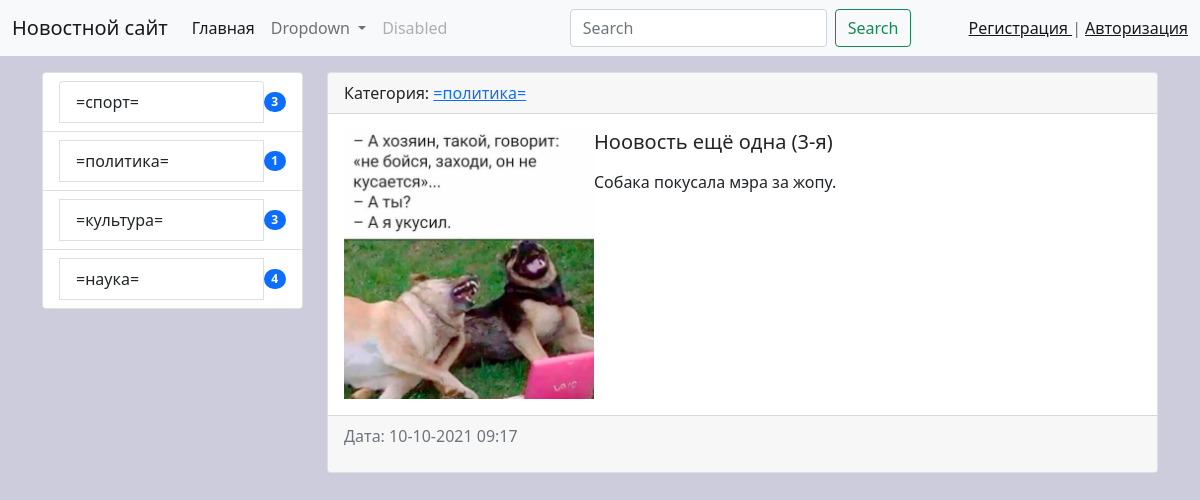
/news/3/, run on the app's committed database.
### news/models.py (models this page shows, shortened)
class Category(models.Model):
    title = models.CharField(max_length=150, db_index=True,verbose_name='Наименование категории')
    def get_absolute_url(self):
        return reverse('category', kwargs={'category_id': self.pk})
    class Meta:
        verbose_name = 'категория'
        verbose_name_plural = 'категории'
        ordering = ['title']

class News(models.Model):
    title = models.CharField('Заголовок', max_length=150)
    content = models.TextField('контент', blank=True)
    created_at = models.DateTimeField('Дата создания', auto_now_add=True)
    updated_at = models.DateTimeField('Дата изменения', auto_now=True)
    photo = models.ImageField('фото', upload_to='photos/%Y/%m/%d', blank=True)
    is_published = models.BooleanField('опубликовать', default=True)
    category = models.ForeignKey('Category', on_delete=models.PROTECT, null=True, verbose_name='Категория')
    views = models.IntegerField(default=0, verbose_name='Просмотры')
    class Meta:
        verbose_name = "Новость"
        verbose_name_plural = "Новости"
        ordering = ['-created_at']

### news/views.py (the view)
# urls.py: path('news/<int:pk>/', ViewNews.as_view(), name='view_news'),
class ViewNews(DetailView):
    model = News
    context_object_name = 'news_item'

### news/templatetags/news_tags.py (called while the page is built)
@register.inclusion_tag('news/list_categories.html')
def show_categories():
    categories = Category.objects.annotate(cnt=Count('news', filter=F('news__is_published'))).filter(cnt__gt=0)
    return {"categories": categories}

### news/templates/news/news_detail.html (shortened to what this page needs)
{% extends 'base.html' %}
{% block sidebar %}
{% include 'inc/_sidebar.html' %}
{% endblock %}
{% block content %}
    <div class="card mb-3">
      <div class="card-header">
        Категория: <a href="{{ news_item.category.get_absolute_url }}">{{ news_item.category.title }}</a>
      </div>
      <div class="card-body">
          <div class="media">
              {% if news_item.photo %}
              <img src="{{ news_item.photo.url }}" alt="" class="float-md-start" width="250">
              {% else %}
                  <img src={% static '/img/no_images.jpg' %} alt="" class="float-md-start mr-3" width="250">
              {% endif %}
              <div class="media-body">
                    <h5 class="card-title">{{ news_item.title }}</h5>
                    <p class="card-text">{{ news_item.content|safe|linebreaks }}</p>
              </div>
          </div>
      </div>
      <div class="card-footer text-muted">
          <p>Дата: {{ news_item.created_at|date:"d-m-Y H:i" }}</p>
      </div>
    </div>
{% endblock %}

### news/templates/news/list_categories.html
<div class="list-group">
    {% for item in categories %}
    <li class="list-group-item d-flex justify-content-between align-items-center">
    <a href="{{ item.get_absolute_url }}" class="list-group-item list-group-item-action"> {{ item.title }} </a>
    <span class="badge bg-primary rounded-pill">{{ item.cnt }}</span>
    </li>
    {% endfor %}
</div>

### mysite/static/css/style.css (style rules this page uses)
body { background-color: #ccd; }

### data on the page
Category: title "=спорт=", cnt "3"
Category: title "=политика=", cnt "1"
Category: title "=культура=", cnt "3"
Category: title "=наука=", cnt "4"
News: category "=политика=", photo (picture), title "Ноовость ещё одна (3-я)", content "Собака покусала мэра за жопу.", created_at "10-10-2021 09:17"
